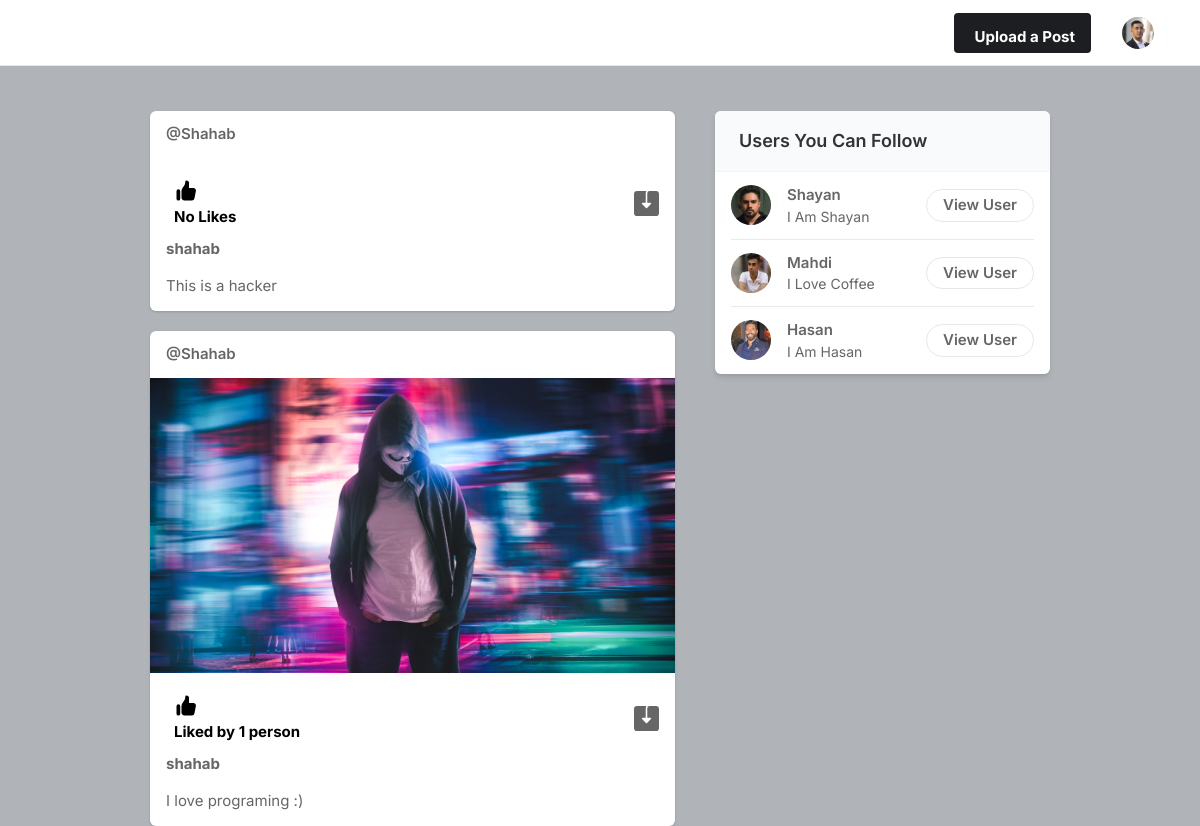
The page / (signed in) on the database its author committed.
### main/models.py (models this page shows, shortened)
class Profile(models.Model):
    user = models.ForeignKey(User, on_delete=models.CASCADE)
    id_user = models.IntegerField()
    first_name = models.CharField(max_length=100 , default='first_name')
    last_name = models.CharField(max_length=100, default='last_name')
    bio = models.TextField(blank=True)
    profileimg = models.ImageField(upload_to='profile_images' , default='default_pic.png')
    location = models.CharField(max_length= 100, blank= True)

### posts/models.py (models this page shows, shortened)
class Post(models.Model):
    id = models.UUIDField(primary_key=True , default=uuid.uuid4)
    user = models.CharField(max_length=100)
    image = models.ImageField(upload_to='post_image')
    caption = models.TextField()
    created_at = models.DateTimeField(default=datetime.now)
    num_of_likes = models.IntegerField(default=0)

### main/views.py (the view)
# urls.py: path('', views.index, name='index'),
@login_required(login_url='login')
def index(request):
    user_object = User.objects.get(username = request.user.username)
    user_profile = Profile.objects.get(user = user_object)
    user_following_list = []
    feed = []
    user_following = FollowersCount.objects.filter(follower = request.user.username)
    for i in user_following:
        user_following_list.append(i.followed_user)
    for i in user_following_list:
        feed_list = Post.objects.filter(user = i)
        feed.append(feed_list)
    feed_list = list(chain(*feed))
    all_users = User.objects.all()
    user_following_all = []
    for user in user_following:
        user_list = User.objects.get(username = user.followed_user)
        user_following_all.append(user_list)
    new_suggestion_list = [x for x in list(all_users) if (x not in list(user_following_all))]
    current_user = User.objects.filter(username=request.user.username)
    final_suggestions_list = [x for x in list(new_suggestion_list) if (x not in list(current_user))]
    random.shuffle(final_suggestions_list)
    username_profile = []
    username_profile_list = []
    for users in final_suggestions_list:
        username_profile.append(users.id)
    for ids in username_profile:
        profile_list = Profile.objects.filter(id_user=ids)
        username_profile_list.append(profile_list)
    suggestions_username_profile_list = list(chain(*username_profile_list))
    return render(request, 'index.html', {'user_profile': user_profile, 'posts': feed_list, 'suggestions_username_profile_list':suggestions_username_profile_list[:4]})

### templates/index.html (shortened to what this page needs)
{% load static %}
<!DOCTYPE html>
<html lang="en">
<head>
    <link rel="stylesheet" href="{% static 'assets/css/icons.css' %}">
    <link rel="stylesheet" href="{% static 'assets/css/uikit.css' %}">
    <link rel="stylesheet" href="{% static 'assets/css/style.css' %}">
    <link rel="stylesheet" href="{% static 'assets/css/tailwind.css' %}">
</head>
<body>
            <header>
                <div class="header_inner">
                    <div class="right-side lg:pr-4">
                        <a href="#"
                            class="bg-pink-500 flex font-bold hidden hover:bg-pink-600 hover:text-white inline-block items-center lg:block max-h-10 mr-4 px-4 py-2 rounded shado text-white">
                              Upload a Post
                        </a>
                        <a href="#">
                            <img src="{{user_profile.profileimg.url}}" class="header-avatar" alt="">
                        </a>
                    </div>
                </div>
            </header>
            <div class="container m-auto">
                <div class="lg:flex justify-center lg:space-x-10 lg:space-y-0 space-y-5">
                    <div class="space-y-5 flex-shrink-0 lg:w-7/12">
                        {% for i in posts reversed %}
                        <div class="bg-white shadow rounded-md  -mx-2 lg:mx-0">
                            <div class="flex justify-between items-center px-4 py-3">
                                <div class="flex flex-1 items-center space-x-4">
                                    <a href="/profile/{{i.user}}">
                                    <span class="block capitalize font-semibold "> @{{i.user}}  </span></a>
                                </div>
                            </div>
                            <div uk-lightbox>
                                <a href="{{i.image.url}}">
                                    <img src="{{i.image.url}}" alt="">
                                </a>
                            </div>
                            <div class="py-3 px-4 space-y-3">
                                <div class="flex space-x-4 lg:font-bold">
                                    <a href="/like_post?post_id={{i.id}}" class="flex items-center space-x-2">
                                        <div class="p-2 rounded-full text-black">
                                            {% if i.num_of_likes == 0 %}
                                                <p>No Likes</p>
                                            {% elif i.num_of_likes == 1 %}
                                                <p>Liked by {{i.num_of_likes}} person</p>
                                            {% else %}
                                            <p>Liked by {{i.num_of_likes}} persons</p>
                                            {% endif %}
                                        </div>
                                    </a>
                                    <a href="{{i.image.url}}" class="flex items-center space-x-2 flex-1 justify-end" download>
                                    </a>
                                </div>
                                <a href="/profile/{{i.user}}"><strong>{{i.user}}</strong></a>
                                <p>{{i.caption}}</p>
                            </div>
                        </div>
                        {% endfor %}
                    </div>
                    <div class="lg:w-5/12">
                        <div class="bg-white  shadow-md rounded-md overflow-hidden">
                            <div class="bg-gray-50  border-b border-gray-100 flex items-baseline justify-between py-4 px-6 ">
                                <h2 class="font-semibold text-lg">Users You Can Follow</h2>
                            </div>
                            <div class="divide-gray-300 divide-gray-50 divide-opacity-50 divide-y px-4 ">
                                {% for i in suggestions_username_profile_list %}
                                <div class="flex items-center justify-between py-3">
                                    <div class="flex flex-1 items-center space-x-4">
                                        <a href="/profile/{{i.user}}">
                                            <img src="{{i.profileimg.url}}" class="bg-gray-200 rounded-full w-10 h-10">
                                        </a>
                                        <div class="flex flex-col">
                                            <span class="block capitalize font-semibold"> {{i.user}} </span>
                                            <span class="block capitalize text-sm"> {{i.bio}} </span>
                                        </div>
                                    </div>
                                    <a href="/profile/{{i.user}}" class="border border-gray-200 font-semibold px-4 py-1 rounded-full hover:bg-pink-600 hover:text-white hover:border-pink-600 "> View User </a>
                                </div>
                                {% endfor %}
                            </div>
                        </div>
                    </div>
                </div>
            </div>
</body>
</html>

### static/assets/css/style.css (style rules this page uses)
body { background-color: #B0B3B8!important; }
::placeholder { color: #808080; opacity: 1; }
a { color: #be185d; -webkit-transition: 0.3s; transition: 0.3s; outline: none !important; }
img { max-width: 100%; }
body { color: #666; font-size: 15px; line-height: 27px; background-color: #f0f2f5; font-family: "Inter", sans-serif; text-transform: none; }
body p { font-size: 15px; line-height: 27px; }
h1, h2, h3, h4, h5, h6 { font-family: "Inter", sans-serif; text-transform: none; }
h1, h2, h3, h4, h5, h6 { color: #333; font-weight: 500; margin: 0; padding: 0; }
h2 { font-size: 26px; }
b, strong { font-weight: 700 !important; }
@media (min-width: 1024px) { .container { max-width: 900px !important; padding-top: 45px; } }
header { background-color: #fff; left: 0; right: 0; top: 0; z-index: 99; height: 66px; display: -webkit-box; display: -ms-flexbox; display: flex; -webkit-box-align: center; -ms-flex-align: center; align-items: center; border-bottom: 1px solid #e5e7eb; }
header .header_inner { display: -webkit-box; display: -ms-flexbox; display: flex; -webkit-box-align: center; -ms-flex-align: center; align-items: center; max-width: 1090px; margin: auto; width: 100%; max-width: 100% !important; padding: 0 30px; }
header .header_inner .right-side { display: -webkit-box; display: -ms-flexbox; display: flex; -webkit-box-align: center; -ms-flex-align: center; align-items: center; -webkit-box-pack: end; -ms-flex-pack: end; justify-content: flex-end; margin-left: auto; }
header .header_inner .right-side .header-avatar { width: 32px; height: 32px; border-radius: 100%; margin-left: 15px; }

### rows shown on the page
Profile: profileimg (picture)
Post: user "Shahab", num_of_likes "No Likes", user "shahab", caption "This is a hacker"
Post: user "Shahab", image (placeholder picture), num_of_likes "1", user "shahab", caption "I love programing :)"
Profile: profileimg (picture), user "Shayan", bio "I Am Shayan"
Profile: profileimg (picture), user "Mahdi", bio "I Love Coffee"
Profile: profileimg (picture), user "Hasan", bio "I Am Hasan"
